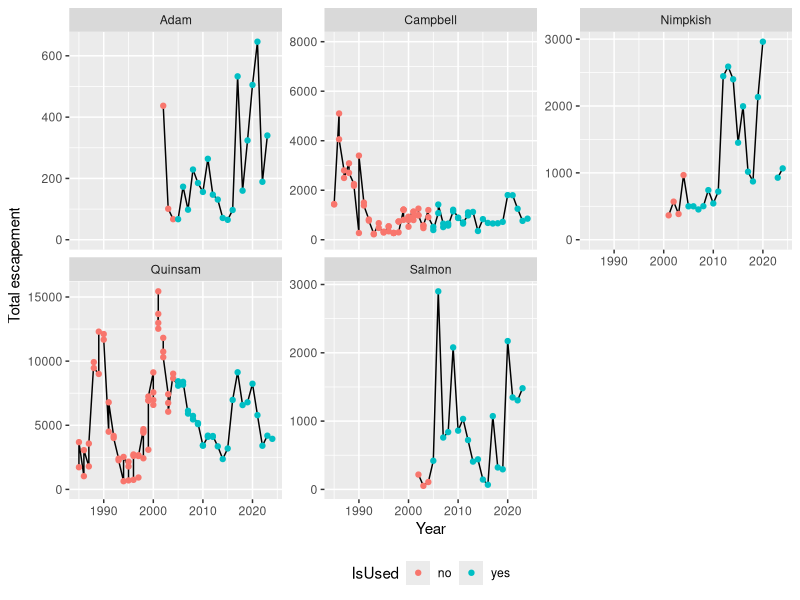

This figure's R source:


library(tidyverse)

# To update with Upper SoG escapement (Quinsam, Campbell, Adam, Salmon, Nimpkish) data once available


# Load the Excel file
dfa <- readxl::read_excel(
  file.path("data", "SOG_N_Escapement-Salmon_Adam_Nimpkish.xlsx"),
  sheet = "Data")
# Define the prefixes to match
prefixes <- c("Adam", "Nimpkish", "Salmon")

# Filter rows where Description starts with any of the prefixes (case-insensitive)
filtered_dfa <- dfa %>%
  filter(str_starts(Description, prefixes[1]) |
           str_starts(Description, prefixes[2]) |
           str_starts(Description, prefixes[3])) %>%
  mutate(Description = case_when( str_starts(Description, prefixes[1]) ~ prefixes[1],
    str_starts(Description, prefixes[2]) ~ prefixes[2],
    str_starts(Description, prefixes[3]) ~ prefixes[3])) %>%
  rename(year = "Analysis Year") %>%
  rename(escapement="Max Estimate") %>%
  rename(pop="Description") %>%
  mutate(IsUsed = ifelse(year < 2005, "no", "yes")) %>%
  select(year, escapement, pop, IsUsed)

# Add missing years to Nimpkish, where monitoring was not possible (2021,2022)

nimpkish_dfa <- filtered_dfa %>% filter(pop == "Nimpkish")
full_years_nimpkish <- data.frame(year = seq(min(nimpkish_dfa$year), max(nimpkish_dfa$year)))
df_complete_N <- left_join(full_years_nimpkish,nimpkish_dfa) %>%
  mutate(IsUsed = ifelse(year < 2005, "no", "yes")) %>%
  mutate(pop = "Nimpkish")



filtered_dfa_complete <- filtered_dfa %>%
  # Remove rows for Nimpkish
  filter(!pop %in% df_complete_N$pop) %>%
  # Add the updated rows
  bind_rows(df_complete_N)


# Load the Excel file
dfb <- readxl::read_excel(
  file.path("data", "Quinsam", "fsar-sog-cn-cq-nuseds.xlsx"),
  sheet = "Data")
# Define the prefixes to match
prefixes <- c("Quinsam", "Campbell")

# Filter rows where Description starts with any of the prefixes (case-insensitive)
filtered_dfb <- dfb %>%
  rename(WaterbodyName = "Waterbody Name") %>%
  filter(str_starts(str_to_lower(WaterbodyName), str_to_lower(prefixes[1])) |
           str_starts(str_to_lower(WaterbodyName), str_to_lower(prefixes[2]))) %>%
  mutate(WaterbodyName = case_when( str_starts(str_to_lower(WaterbodyName), str_to_lower(prefixes[1])) ~ prefixes[1],
                                  str_starts(str_to_lower(WaterbodyName), str_to_lower(prefixes[2])) ~ prefixes[2])) %>%
  rename(year = "Analysis Year") %>%
  rename(escapement="Max Estimate") %>%
  rename(pop="WaterbodyName") %>%
  mutate(IsUsed = ifelse(year < 2005, "no", "yes")) %>%
  select(year, escapement, pop, IsUsed)

filtered_df <- bind_rows(filtered_dfa_complete, filtered_dfb)
  # right_join(
  #   full_table %>% filter(Age == 1) %>% select(BROOD_YEAR),
  #   by = c("year" = "BROOD_YEAR")
  # )

g <- filtered_df %>%
  ggplot(aes(year, escapement)) +
  geom_line() +
  labs(x = "Year", y = "Total escapement") +
  #   scale_shape_manual(values = c(16, 1)) +
  facet_wrap(vars(pop), scales = "free_y", ncol = 3) +
  expand_limits(y = 0) +
  xlim(1985,2024) +
  geom_point(aes(col = IsUsed)) +
  theme(legend.position = 'bottom')

ggsave("figures/total_escapement.png", g, height = 6, width = 7)

# esc <- readr::read_csv("data/R-OUT_infilled_indicators_escapement_timeseries.csv")
#
# g <- esc %>%
#   mutate(river = gsub("_", " ", river) %>% stringr::str_to_title()) %>%
#   mutate(`Infill?` = ifelse(is.na(infill), "No", "Yes")) %>%
#   ggplot(aes(year, escapement)) +
#   geom_line() +
#   geom_point(aes(shape = `Infill?`)) +
#   labs(x = "Year", y = "Total escapement") +
#   scale_shape_manual(values = c(16, 1)) +
#   facet_wrap(vars(river), scales = "free_y", ncol = 3) +
#   expand_limits(y = 0) +
#   theme(legend.position = 'bottom')
# ggsave("figures/total_escapement.png", g, height = 9, width = 7)
